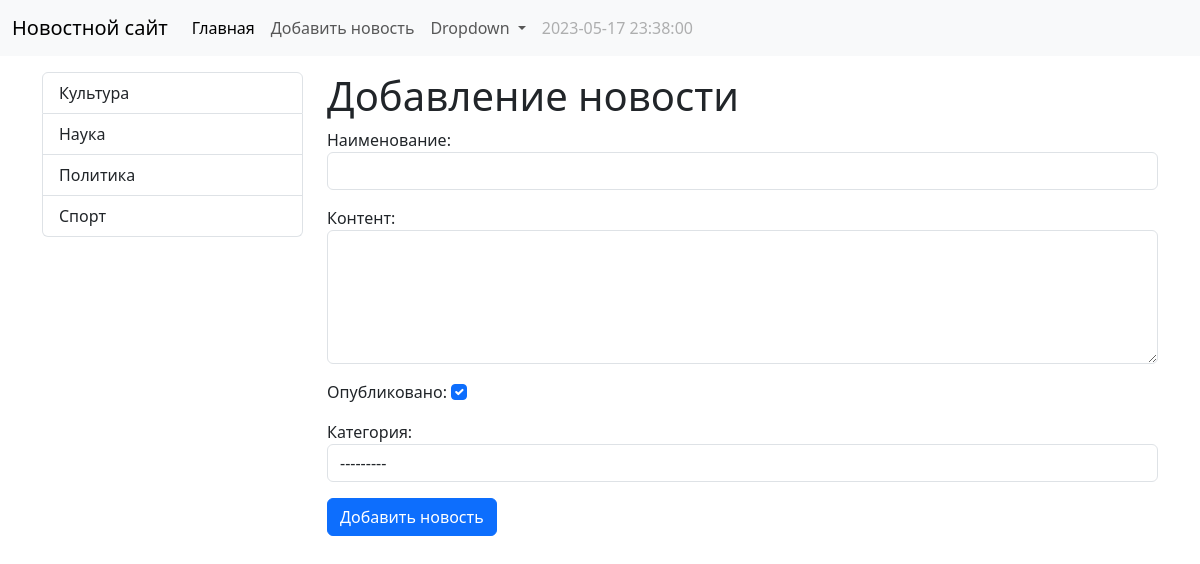
The app's page /news/add-news/ with its own data.
### news/models.py (models this page shows)
class Category(models.Model):
    title = models.CharField(
        max_length=150,
        db_index=True,
        verbose_name='Наименование категории')
    def get_absolute_url(self):
        return reverse('category', kwargs={'category_id': self.pk})
    def __str__(self):
        return self.title
    class Meta:
        verbose_name = 'Категория'
        verbose_name_plural = 'Категории'
        ordering = ['title']

### news/views.py (the view)
# urls.py: path('news/add-news/', add_news, name='add_news'),
def add_news(request):
    form = ''
    if (request.method == 'POST'):
        form = NewsForm(request.POST)
        if form.is_valid():
            news = form.save()
            return redirect(news)
    else:
        form = NewsForm()
    context = {
        'title': 'Добавление новости',
        'h1': 'Добавление новости',
        'form': form,
    }
    return render(request, template_name='news/add_news.html', context=context)

### news/forms.py (shortened to what this page needs)
class NewsForm(forms.ModelForm):
    class Meta:
        model = News
        fields = ['title', 'content', 'id_published', 'category']
        widgets = {
            'title': forms.TextInput(attrs={'class': 'form-control'}),
            'content': forms.Textarea(attrs={'class': 'form-control', 'rows': 5}),
            'id_published': forms.TextInput(attrs={'class': 'form-check-input', 'type': 'checkbox', 'checked': True, 'required': None}),
            'category': forms.Select(attrs={'class': 'form-control'}),
        }

### news/templatetags/news_tags.py (called while the page is built)
@register.simple_tag(name='get_list_categories')
def get_categories():
    return Category.objects.all()

### news/templates/news/add_news.html (shortened to what this page needs)
{% extends 'base.html' %}
{% block sidebar %}
{% include 'inc/_sidebar.html' %}
{% endblock %}
{% block content %}
<h1>{{ h1 }}</h1>
<form action="{% url 'add_news' %}" method="post">
    {{ form.as_p }}
    <button type="submit" class="btn btn-primary btn-block">Добавить новость</button>
</form>
{% endblock %}

### templates/inc/_sidebar.html (shortened to what this page needs)
{% load news_tags %}
<div class="list-group">
    {% get_list_categories as categories %}
    {% for item in categories %}
    <a href="{{ item.get_absolute_url }}" class="list-group-item list-group-item-action">
        {{ item.title }}
    </a>
    {% endfor %}
</div>
<br>

### records on screen
Category: title "Культура"
Category: title "Наука"
Category: title "Политика"
Category: title "Спорт"

### other values on screen
{{ h1 }} "Добавление новости"
